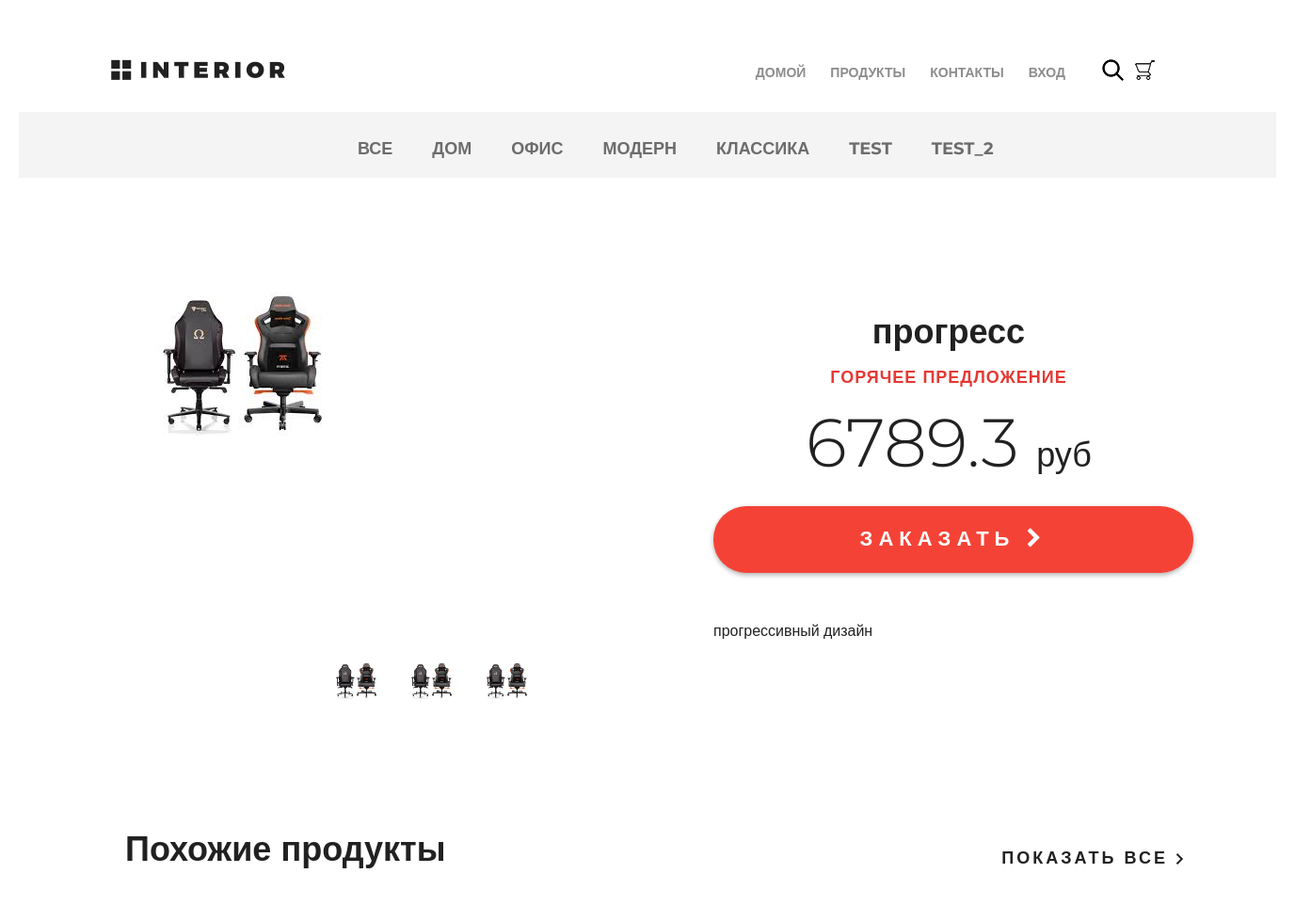
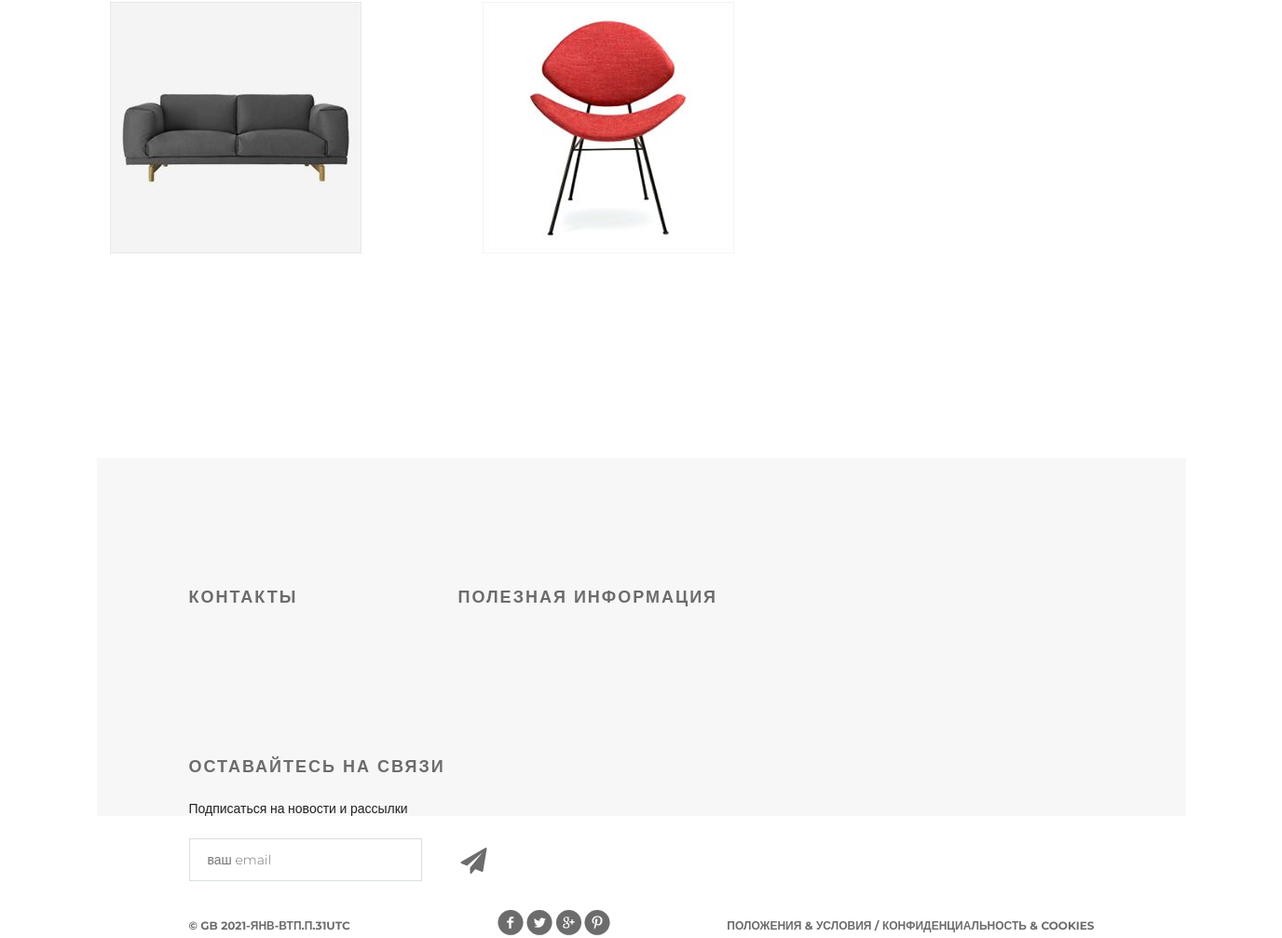
Screenshot of /products/ with the database file from the repository (2 pictures, top to bottom).
### mainapp/models.py (models this page shows, shortened)
class ProductCategory(models.Model):
    name = models.CharField(max_length=64, unique=True, verbose_name='имя')
    description = models.TextField(verbose_name='описание')
    is_active = models.BooleanField(default=True, verbose_name='активна')

class Product(models.Model):
    category = models.ForeignKey(ProductCategory, on_delete=models.CASCADE, verbose_name='категория')
    name = models.CharField(max_length=128, verbose_name='название')
    image = models.ImageField(upload_to='products_images', blank=True, verbose_name='картинка')
    short_desc = models.CharField(max_length=120, verbose_name='краткое описание', )
    description = models.TextField(verbose_name='описание', blank=True)
    price = models.DecimalField(max_digits=8, decimal_places=2, default=0, verbose_name='цена', )
    quantity = models.PositiveSmallIntegerField(default=0, verbose_name='количество на складе')
    is_active = models.BooleanField(default=True, verbose_name='продукт активен')

### mainapp/views.py (the view, shortened to what this page needs)
# urls.py: re_path(r'^products/create/category/(?P<pk>\d+)/$', adminapp.ProductCreateView.as_view(), name='product_create'),
def products(request, pk=None, page=1):
    title = 'продукты'
    links_menu = ProductCategory.objects.all()
    hot_product = get_hot_product()
    same_products = get_same_products(hot_product)
    content = {
        'title': title,
        'links_menu': links_menu,
        'same_products': same_products,
        'hot_product': hot_product,
    }
    return render(request, 'mainapp/products.html', content)

### mainapp/context_processors.py (called while the page is built)
def basket(request):
    basket_item = []
    if request.user.is_authenticated:
        basket_item = Basket.objects.filter(user=request.user)
    return {'basket': basket_item}

### mainapp/views.py (called while the page is built)
def get_hot_product():
    product_list = Product.objects.all()
    return random.sample(list(product_list), 1)[0]

def get_same_products(hot_product):
    return Product.objects.filter(category__pk=hot_product.category.pk).exclude(pk=hot_product.pk)[:3]

### mainapp/templates/mainapp/products.html (shortened to what this page needs)
{% extends 'mainapp/base.html' %}
{% load static %}
{% block menu %}
<div class="hero-white">
    <div class="header clearfix">
        <a href="/" class="logo"></a>
        {% include 'mainapp/includes/inc_main_menu.html' %}
        <a href="#" class="search"></a>
        <a href="#" class="basket"></a>
    </div>
</div>
{% endblock %}
{% block content %}
<div class="details">
    <div class="links clearfix">
        {% include 'mainapp/includes/inc_categories_menu.html' %}
    </div>
    <div class="details-products">
        <div class="details-slider">
            <div class="slider-product">
                <img src="/media/{{ hot_product.image }}">
            </div>
            <div class="slider-control">
                <div class="block">
                    <a href="#"><img src="/media/{{ hot_product.image }}" alt="">
                    </a>
                </div>
                <div class="block">
                    <a href="#"><img src="/media/{{ hot_product.image }}" alt="">
                    </a>
                </div>
                <div class="block">
                    <a href="#"><img src="/media/{{ hot_product.image }}" alt="">
                    </a>
                </div>
            </div>
        </div>
        <div class="description">
            <h3 class="big-bold">{{hot_product.name }}</h3>
            <h3 class="red">горячее предложение</h3>
            <p class="price"> {{hot_product.price|floatformat:1 }} <span>руб</span></p>
            <a href="{% url 'basket:add' hot_product.pk %}" class="red-button">
                заказать <i class="fa fa-chevron-right" aria-hidden="true"></i>
            </a>
            <div class="description-text">
                <p>{{hot_product.short_desc }}</p>
            </div>
        </div>
    </div>
    <div class="related">
        <div class="title clearfix">
            <h2>Похожие продукты</h2>
            <a class="explore" href="#">показать все <img src="{% static 'img/arrow.png' %}" alt=""></a>
        </div>
        <div class="related-products clearfix">
            {% for product in same_products %}
                <div class="block">
                    <a href="{% url 'basket:add' product.pk %}"><img src="/media/{{ product.image }}" alt="{{ product.alt}}">
                    </a>
                </div>
            {% endfor %}
        </div>
    </div>
</div>
{% endblock %}

### mainapp/templates/mainapp/includes/inc_categories_menu.html
<ul class="links-menu">
    <li>
        <a href="{% url 'products:category' 0 %}">
            Все
        </a>
    </li>
    {% for link in links_menu %}
        <li>
            <a href="{% url 'products:category' link.pk %}" {% if request.resolver_match.kwargs.pk|add:0 == link.pk %} class="active" {% endif %} >
                {{ link.name|capfirst }}
            </a>
        </li>
    {% endfor %}
</ul>

### static/css/style.css (style rules this page uses)
* { margin: 0; padding: 0; }
body { font-family: 'Montserrat', sans-serif; }
html, body { height: 100%; }
.slider-control .block a img { width: 70px; }
.logo { background-image: url(/static/img/logo.png); margin-top: 63px; width: 185px; height: 22px; float: left; }
.search { display: block; width: 23px; height: 23px; background-image: url(/static/img/search.png); position: absolute; top: 63px; left: 1151px; }
.basket { display: block; width: 23px; height: 23px; background-image: url(/static/img/basket.png); position: absolute; top: 63px; left: 1185px; text-decoration: none; color: #555; }
.clearfix:after { content: ""; display: block; clear: both; }
.explore { text-transform: uppercase; color: #212121; font-size: 18px; font-weight: 700; line-height: 24px; text-align: center; float: right; margin-top: 138px; letter-spacing: 3px; text-decoration: none; }
.big-bold { color: #212121; font-size: 36px; font-weight: 700; text-align: left; margin-bottom: 24px; line-height: 36px; }
.title { height: 152px; margin-right: 15px; }
.title h2 { float: left; margin-top: 118px; color: #212121; font-size: 36px; font-weight: 700; text-align: left; margin-left: 15px; }
.red { text-transform: uppercase; color: #e53935; font-size: 18px; font-weight: 700; text-align: left; letter-spacing: 1px; line-height: 17px; margin-bottom: 22px; }
.hero-white { background-color: #fff; height: 119px; padding-left: 98px; padding-right: 211px; position: relative; }
.links { height: 70px; background-color: #f4f4f4; position: relative; padding-left: 360px; }
.links-menu { margin: 27px auto 0px; position: absolute; }
.links-menu li { float: left; list-style-type: none; padding-right: 42px; }
.links-menu li a { text-decoration: none; color: #6c6c6c; font-size: 18px; font-weight: 700; text-transform: uppercase; }
.details-products { padding-left: 98px; padding-right: 98px; margin-top: 98px; height: 551px; }
.details-slider { width: 570px; float: left; margin-right: 30px; }
.slider-product { width: 570px; height: 400px; }
.slider-control { width: 420px; height: 70px; margin: 11px auto 0px; padding-left: 150px }
.slider-control .block { height: 70px; width: 70px; position: relative; float: left; margin-right: 10px; }
.description { width: 535px; float: right; padding-left: 35px }
.description .big-bold { color: #212121; font-size: 36px; font-weight: 700; text-align: center; margin-top: 47px; margin-bottom: 0px; }
.description .red { text-transform: uppercase; color: #e53935; font-size: 18px; font-weight: 700; text-align: center; letter-spacing: 1px; line-height: 17px; margin-top: 23px; margin-bottom: 36px; }
.description .price { color: #212121; font-size: 72px; font-weight: 300; line-height: 48px; text-align: center; }
.description .price span { color: #212121; font-size: 36px; font-weight: 300; line-height: 48px; text-align: center; }
.red-button { display: block; height: 71px; width: 510px; border-radius: 35px; background-color: #f44336; text-align: center; text-transform: uppercase; text-decoration: none; color: #ffffff; font-size: 22px; font-weight: 700; line-height: 24px; box-shadow: 0px 2px 4.85px 0.15px rgba(33, 33, 33, 0.35); line-height: 70px; letter-spacing: 6px; margin-top: 31px; }
.description-text { margin-top: 50px; color: #212121; font-size: 16px; font-weight: 300; line-height: 24px; text-align: left; }
.description-text p { margin-bottom: 0.5em; }
.related { padding: 0px 98px; }
.related .title { height: 143px; margin-right: 0; }
.related .title h2 { margin-top: 45px; }
.related .title .explore { margin-top: 62px; }
.related-products { margin-bottom: 120px; }
.related-products .block a img { float: left; }
.related-products .block { float: left; margin-right: 30px; display: block; height: 370px; width: 370px; position: relative; }

### rows the page displays
ProductCategory: name "ДОМ"
ProductCategory: name "ОФИС"
ProductCategory: name "МОДЕРН"
ProductCategory: name "КЛАССИКА"
ProductCategory: name "TEST"
ProductCategory: name "TEST_2"
Product: image (picture), name "прогресс", price "6789.3", short_desc "прогрессивный дизайн"
Product: image (picture)
Product: image (picture)
